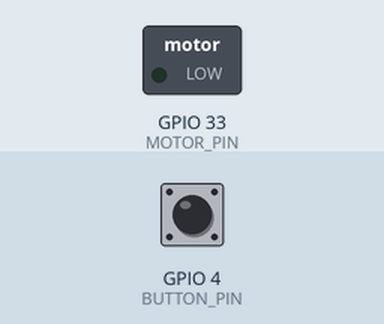
This sketch was run on a simulated ESP32. Parts: switched loads named in the sketch (green lamp = pin HIGH). The test bench sets the inputs (shaded band); at power-on: GPIO 4 (BUTTON_PIN) HIGH. WiFi joins after 1.5 s; servers stay silent unless stated; what the sketch prints to the serial monitor is not drawn.

Above: at 2.7 s.
2.8 s: GPIO 4 (BUTTON_PIN) pulled LOW for 0.15 s
At 2.87 s:
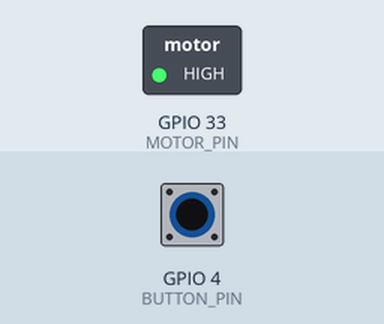
5.9 s: GPIO 4 (BUTTON_PIN) pulled LOW for 3.2 s
At 10.5 s:
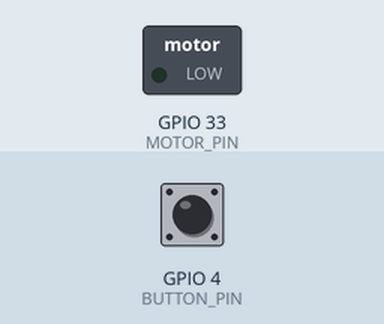
Timing chart, 0 to 12.0 s (numbered marks = the images above; inputs shaded):
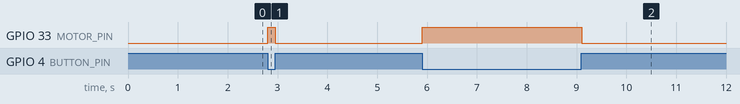

The sketch:

Player_1_Team_Red.ino
```cpp
#include <WiFi.h>
#include <HTTPClient.h>
#include <IRremote.h>
#include <WebSocketsClient.h>

const char* ssid = "ES";
const char* password = "Electro@2024";

const char* ws_server = "192.168.18.43";
const uint16_t ws_port = 1880;
const char* ws_path = "/ws";

WebSocketsClient webSocket;

const int IR_LED_PIN = 2;
const int BUTTON_PIN = 4;
const int MOTOR_PIN = 33;
const int irReceiverPin = 19;

IRrecv irrecv(irReceiverPin);
decode_results results;

bool isIRSent = false;           // Tracks whether IR has been sent
unsigned long irStartTime = 0;   // Tracks the start time of IR delay
const unsigned long irDelay = 500; // 500ms delay for IR transmission

int playerScore = 50;
bool playerOut = false;

// Unique send hex code for this player
const uint32_t sendHex = 0x8000F00F; // Replace with this player's unique hex code

// Array of opponent hex codes and their corresponding player IDs
const uint32_t receiveHex[] = {0xF00F0002, 0xF00F8002, 0xF00F4002, 0xF00FC002, 0xF00F2002, 0xF00FA002};
const uint8_t opponentIDs[] = {7, 8, 9, 10, 11, 12};

bool gameStarted = false;
unsigned long gameTimer = 800000;  // 10 minutes in milliseconds
unsigned long gameStartTime = 0;

void webSocketEvent(WStype_t type, uint8_t *payload, size_t length) {
    switch (type) {
        case WStype_DISCONNECTED:
            Serial.println("WebSocket disconnected");
            break;
        case WStype_CONNECTED:
            Serial.println("WebSocket connected");
            webSocket.sendTXT("ESP32 connected to the game server!");
            break;
        case WStype_TEXT:
            Serial.printf("WebSocket message received: %s\n", payload);
            break;
        case WStype_BIN:
            Serial.println("Binary data received");
            break;
        default:
            break;
    }
}

void sendPlayerIDToNodeRed(const uint8_t opponentID) {
    if (webSocket.isConnected()) {
        String jsonPayload = "{\"playerID\":" + String(opponentID) + "}";
                // String jsonPayload = "{\"playerID\":" + playerID + "}"; // Assumes `playerID` contains a numeric string like "1"
        // String jsonPayload = "{\"playerID\":\"" + playerID + "\"}";

        Serial.print("Sending player ID to Node-RED: ");
        Serial.println(jsonPayload);
        webSocket.sendTXT(jsonPayload);
    } else {
        Serial.println("WebSocket not connected");
    }
}

void setup() {
    Serial.begin(115200);

    IrSender.begin(IR_LED_PIN);
    irrecv.enableIRIn();
    pinMode(BUTTON_PIN, INPUT_PULLUP);
    pinMode(MOTOR_PIN, OUTPUT);

    WiFi.begin(ssid, password);
    Serial.print("Connecting to WiFi");
    while (WiFi.status() != WL_CONNECTED) {
        delay(500);
        Serial.print(".");
    }
    Serial.println("\nConnected to WiFi");
    Serial.print("IP Address: ");
    Serial.println(WiFi.localIP());

    webSocket.begin(ws_server, ws_port, ws_path);
    webSocket.onEvent(webSocketEvent);
}

void loop() {
    webSocket.loop();

    checkIRReceiver();

    if (digitalRead(BUTTON_PIN) == LOW) {
        // Turn the motor on immediately
        digitalWrite(MOTOR_PIN, HIGH);

        // Handle IR transmission
        if (!isIRSent) {
            IrSender.sendNEC(sendHex, 32); // Send this player's unique IR code
            isIRSent = true;              // Mark IR as sent
            irStartTime = millis();       // Record the time IR was sent
        }
    } else {
        // Turn the motor off immediately when button is released
        digitalWrite(MOTOR_PIN, LOW);
        isIRSent = false; // Reset IR sent status for the next button press
    }

    // Ensure 500ms delay before allowing another IR transmission
    if (isIRSent && millis() - irStartTime >= irDelay) {
        isIRSent = false; // Allow IR to be sent again
    }
}

void checkIRReceiver() {
    if (irrecv.decode()) {
        uint32_t receivedCode = irrecv.decodedIRData.decodedRawData;
        for (int i = 0; i < sizeof(receiveHex) / sizeof(receiveHex[0]); i++) {
            if (receivedCode == receiveHex[i]) {
                uint8_t opponentID = opponentIDs[i];
                Serial.print("Hit detected from opponent ID: ");
                Serial.println(opponentID);
                sendPlayerIDToNodeRed(opponentID); // Send the ID to Node-RED
                break;
            }
        }
        irrecv.resume(); // Prepare for the next code
    }
}
```

Measured:
- after the input at 2.8 s, GPIO 33 (MOTOR_PIN): LOW → HIGH at once, → LOW 0.15 s later
- after the input at 5.9 s, GPIO 33 (MOTOR_PIN): LOW → HIGH at once, → LOW 3.2 s later
